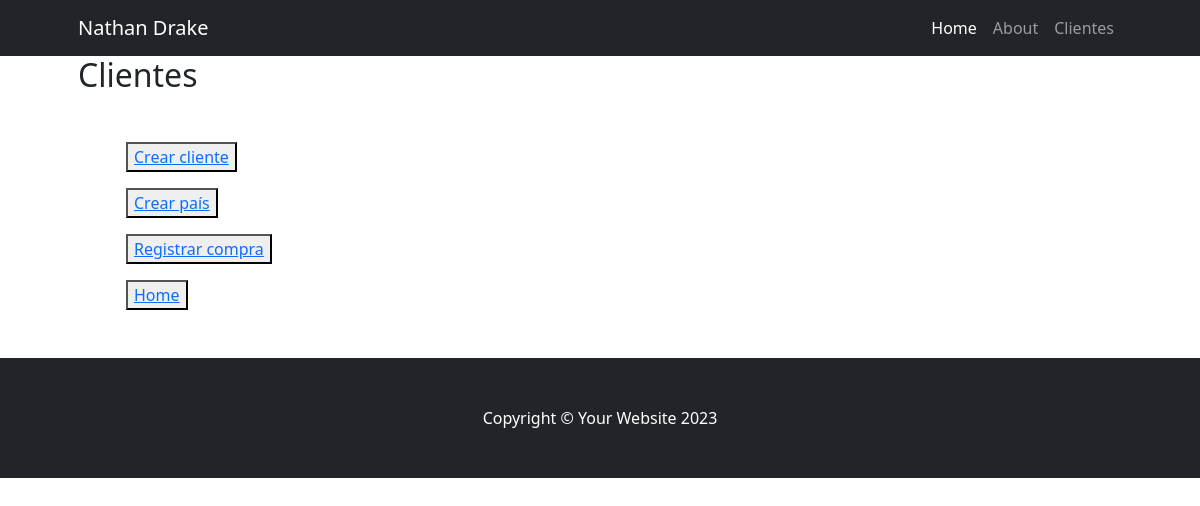
Page /cliente/ on the earlier database version.
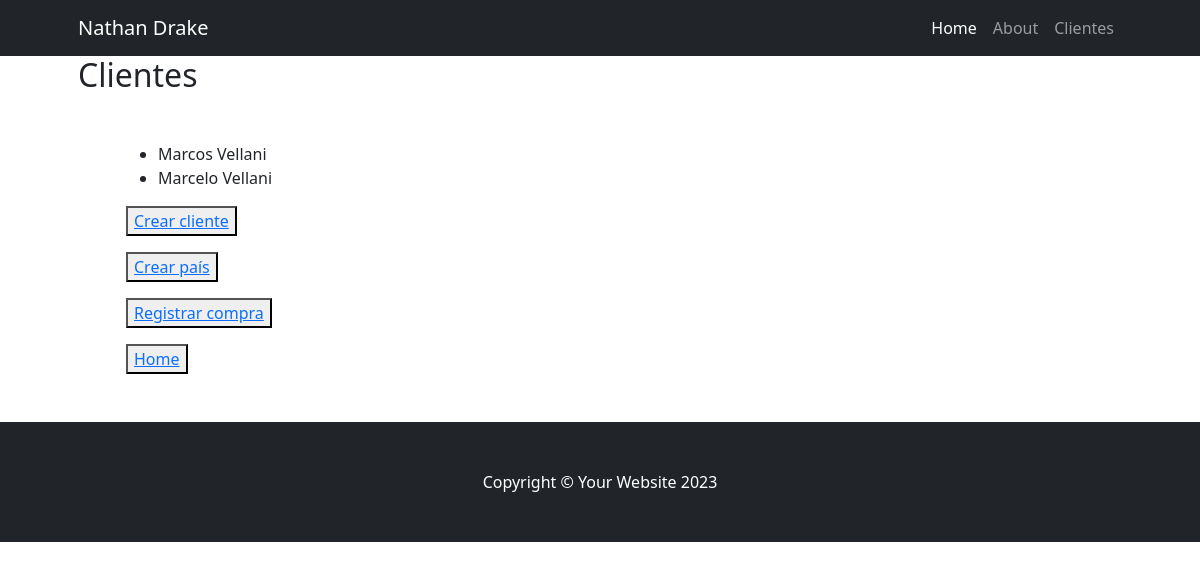
Same page on the later database version.
### cliente/models.py (models this page shows, shortened)
class clientes(models.Model):
    nombre = models.CharField(max_length=100)
    apellido = models.CharField(max_length=100)
    nacimiento = models.DateField(null=True)
    pais_origen_id = models.ForeignKey(Pais, on_delete=models.SET_NULL, null=True, blank=True)

### cliente/views.py (the view)
# urls.py: path('', views.index),
def index(request):
    cliente = models.clientes.objects.all()
    return render(request, "cliente/index.html", {"clientes":cliente})

### cliente/templates/cliente/index.html
{% extends "home/base.html" %}
{% block title %}
    <h2>Clientes</h2>
{% endblock title %}
{% block content %}
    <ul>
        {% for cliente in clientes %}
            <li>{{cliente.nombre}} {{cliente.apellido}}</li>
        {% endfor %}
    </ul>
    <p><button><a href="{% url 'cliente:crear' %}">Crear cliente</a></button></p>
    <p><button><a href="{% url 'cliente:crear_pais' %}">Crear país</a></button></p>
    <p><button><a href="{% url 'cliente:crear_compra' %}">Registrar compra</a></button></p>
    <p><button><a href="{% url 'home:index' %}">Home</a></button></p>
{% endblock content %}

### home/templates/home/base.html (shortened to what this page needs)
{% load static %}
<!DOCTYPE html>
<html lang="es">
    <head>
        <link href="{% static 'home/css/styles.css' %}" rel="stylesheet" />
    </head>
    <body>
        <nav>
            {% include "home/navbar.html" %}
        </nav>
        <div class="container px-4 px-lg-5">
            {% block title %}
            {% endblock title %}
            <div class="mb-lg-5 m-5">
                {% block content %}
                {% endblock content %}
            </div>
        </div>
        {% include "home/footer.html" %}
    </body>
</html>

### home/templates/home/navbar.html (shortened to what this page needs)
<nav class="navbar navbar-expand-lg navbar-dark bg-dark">
    <div class="container px-5">
        <a class="navbar-brand" href="#!">Nathan Drake</a>
        <div class="collapse navbar-collapse" id="navbarSupportedContent">
            <ul class="navbar-nav ms-auto mb-2 mb-lg-0">
                <li class="nav-item"><a class="nav-link active" aria-current="page" href="{% url "home:index" %}">Home</a></li>
                <li class="nav-item"><a class="nav-link" href={% url "home:about" %}>About</a></li>
                <li class="nav-item"><a class="nav-link" href="{% url "home:clientes" %}">Clientes</a></li>
            </ul>
        </div>
    </div>
</nav>

### home/templates/home/footer.html
<footer class="py-5 bg-dark">
    <div class="container px-4 px-lg-5"><p class="m-0 text-center text-white">Copyright &copy; Your Website 2023</p></div>
        </footer>

Differences in the rows shown:
added clientes: nombre "Marcos", apellido "Vellani"
added clientes: nombre "Marcelo", apellido "Vellani"
